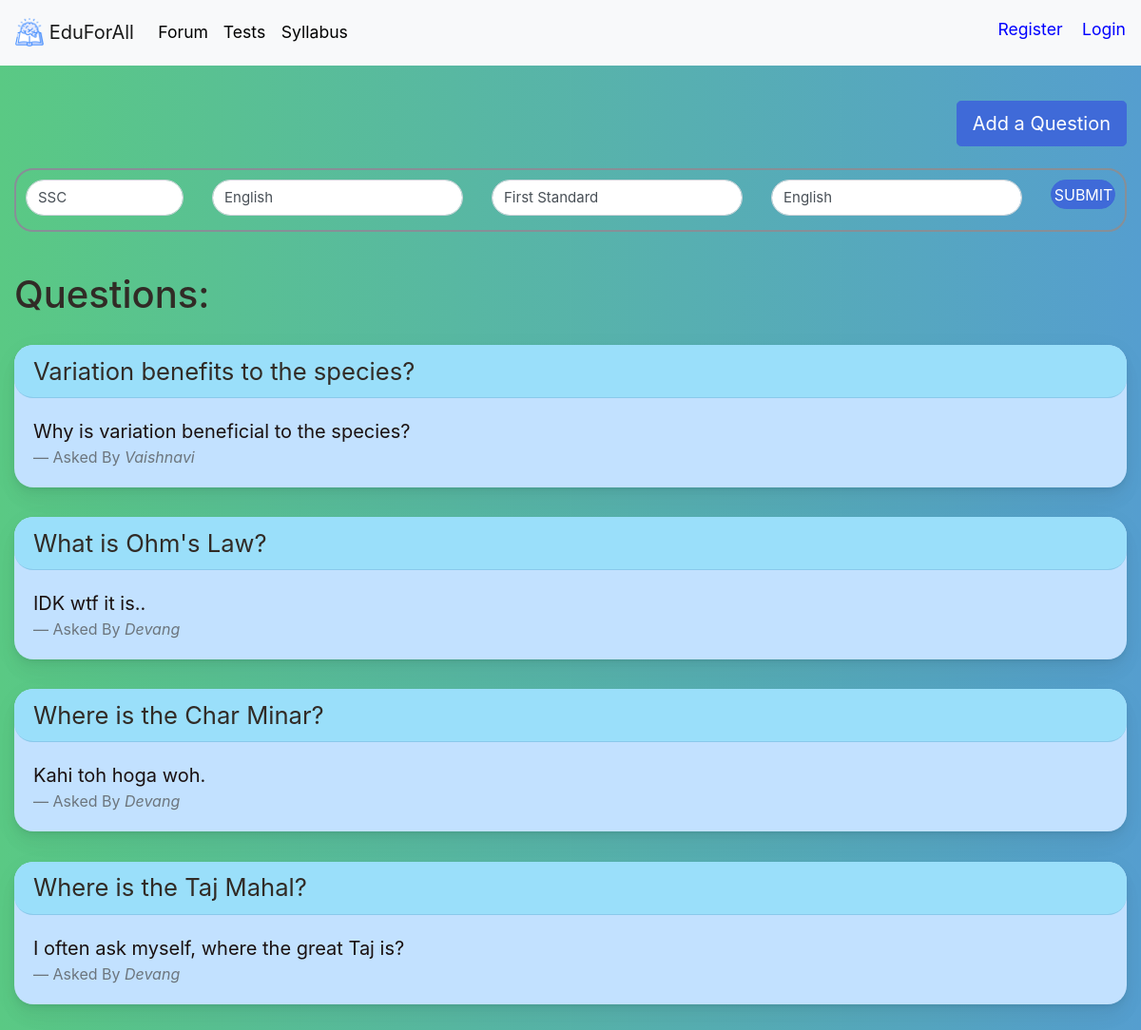
The app's page /forum/ with its own data.
### forum/models.py (models this page shows, shortened)
class question(models.Model):
    created = models.DateTimeField(auto_now_add=True)
    questionBy = models.ForeignKey(student, on_delete=models.CASCADE)
    title = models.CharField(max_length=240)
    body = models.CharField(max_length=25000)
    medium = models.CharField(max_length=100)
    acadYear = models.CharField(max_length=100)
    subject = models.CharField(max_length=100)
    board = models.CharField(max_length=100, default="SSC")

class student(models.Model):
    user: OneToOneField = models.OneToOneField(User, on_delete=models.CASCADE)
    acadYear = models.CharField(max_length=100)
    medium = models.CharField(max_length=100)
    board = models.CharField(max_length=100, default="SSC")

### forum/views.py (the view, shortened to what this page needs)
# urls.py: path('',views.forumLanding.as_view(),name='forumLanding'),
class forumLanding(View):
    def get(self, request, template_name='forumLanding.html'):
        message = {}
        message['questions']=question.objects.all().order_by('-created')
        return render(request,'forumLanding.html',message)

### forum/templates/forumLanding.html (shortened to what this page needs)
{% extends 'base.html' %}
{% load static %}
{% block content %}
<link rel="stylesheet" href="{% static 'all.css' %}">
<link rel="stylesheet" href="{% static 'bt.css' %}">
<link rel="stylesheet" href="{% static 'btb.css' %}">
<link rel="stylesheet" href="{% static 'login.css' %}">
<link rel="stylesheet" href="{% static 'forumLanding.css' %}">
<div class="container-fluid">
    <br>
    <br>
    <br>
    <br>
    <br>
    <a class="btn btn-primary btn-lg float-right" href="{% url 'forum:addQuestion' %}" role="button">Add a Question</a>
    <br>
    <br>
<br>
    <div class="container-fluid" style="padding: 10px; border: 2px solid; border-radius: 20px;">
        <form action="" method="post">
        <div class="row">
            <div class="col-lg-2">
                <select name="board" id="board" required class="form-control"
                            style="border-radius: 20px; font-size: 15px; margin-bottom: 5px;">
                            <option value="SSC">SSC</option>
                </select>
            </div>
            <div class="col-lg-3">
                <select name="medium" id="medium" required class="form-control"
                            style="border-radius: 20px; font-size: 15px; margin-bottom: 5px;">
                            <option value="english">English</option>
                </select>
            </div>
            <div class="col-lg-3">
                <select name="acadYear" id="acadYear" required style="border-radius: 20px; font-size: 15px; margin-bottom: 5px;"
                            class="form-control">
                            <option value="1">First Standard</option>
                        </select>
            </div>
            <div class="col-lg-3">
                <select name="subject" id="subject" required style="border-radius: 20px; font-size: 15px; margin-bottom: 5px;"
                class="form-control">
                    <option value="English">English</option>
                </select>
            </div>
            <div class="col-lg-1">
                <button class="btn btn-primary btn-block text-uppercase" type="submit"
                            style="font-size: 1rem; padding: 4%; border-radius: 20px;">Submit</button>
            </div>
        </form>
        </div>
    </div>
<br><br>
    {% if questions %}
    <h1 style="color: #312b26;">Questions:</h1>
    <br>
<div class="container-fluid">
    {% for i in questions %}
    <a href="{% url 'forum:queAns' i.id %}">
        <div class="card" style="background-color: #c2e1ff; color: #1a1111;">
            <div class="card-header" style="font-size:1.6rem; background-color: #9adffa; color: #312b26">
                {{i.title}}
            </div>
            <div class="card-body">
                <blockquote class="blockquote mb-0">
                    <p>{{i.body}}</p>
                    <footer class="blockquote-footer">Asked By <cite
                            title="Source Title">{{ i.questionBy.user.first_name }}</cite></footer>
                </blockquote>
            </div>
        </div>
    </a>
    <br>
    {% endfor %}
</div>
{% else %}
<h2>Found 0 Results.</h2>
{% endif %}
{% endblock %}

### static/login.css (style rules this page uses)
:root { --input-padding-x: 1.5rem; --input-padding-y: .75rem; }
body { background: #007bff; background: linear-gradient(to right, #5ac984, #559ecf); }
.card { margin: 0 auto; float: none; margin-bottom: 10px; }

### static/forumLanding.css (style rules this page uses)
body { margin: 0; font-family: -apple-system, BlinkMacSystemFont, "Segoe UI", Roboto, "Helvetica Neue", Arial, "Noto Sans", sans-serif, "Apple Color Emoji", "Segoe UI Emoji", "Segoe UI Symbol", "Noto Color Emoji"; font-size: .88rem; font-weight: 400; line-height: 1.5; color: #878f97; text-align: left; background-color: #ffffff }
.card { box-shadow: 0 0.46875rem 2.1875rem rgba(4, 9, 20, 0.03), 0 0.9375rem 1.40625rem rgba(4, 9, 20, 0.03), 0 0.25rem 0.53125rem rgba(4, 9, 20, 0.05), 0 0.125rem 0.1875rem rgba(4, 9, 20, 0.03); border-width: 0; transition: all .2s; border-radius: 20px; }
.card-header:first-child { border-radius: calc(.25rem - 1px) calc(.25rem - 1px) 0 0; border-radius: 20px; }
.card-header { display: flex; align-items: center; border-bottom-width: 1px; padding-top: 0; padding-bottom: 0; padding-right: .625rem; height: 3.5rem; background-color: #fff; border-bottom: 1px solid rgba(26, 54, 126, 0.125) }
.btn-primary { color: #fff; background-color: #3f6ad8; border-color: #3f6ad8 }
.form-control { display: block; width: 100%; height: calc(2.25rem + 2px); padding: .375rem .75rem; font-size: 1rem; font-weight: 400; line-height: 1.5; color: #495057; background-color: #fff; background-clip: padding-box; border: 1px solid #ced4da; border-radius: .25rem; transition: border-color 0.15s ease-in-out, box-shadow 0.15s ease-in-out }
.card-body { flex: 1 1 auto; padding: 1.25rem }
a { color: #E91E63; text-decoration: none !important; background-color: transparent }

### records on screen
question: title "Variation benefits to the species?", body "Why is variation beneficial to the species?", questionBy.user.first_name "Vaishnavi"
question: title "What is Ohm's Law?", body "IDK wtf it is..", questionBy.user.first_name "Devang"
question: title "Where is the Char Minar?", body "Kahi toh hoga woh.", questionBy.user.first_name "Devang"
question: title "Where is the Taj Mahal?", body "I often ask myself, where the great Taj is?", questionBy.user.first_name "Devang"
